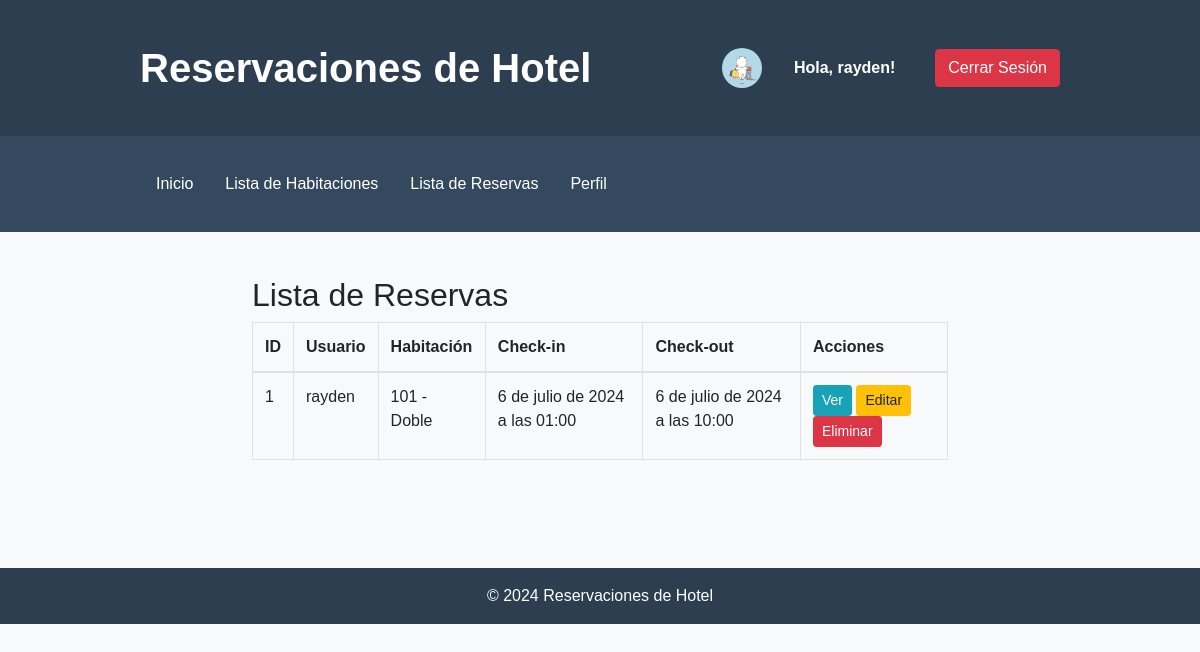
The app's page /reservations/ (signed in), older data.
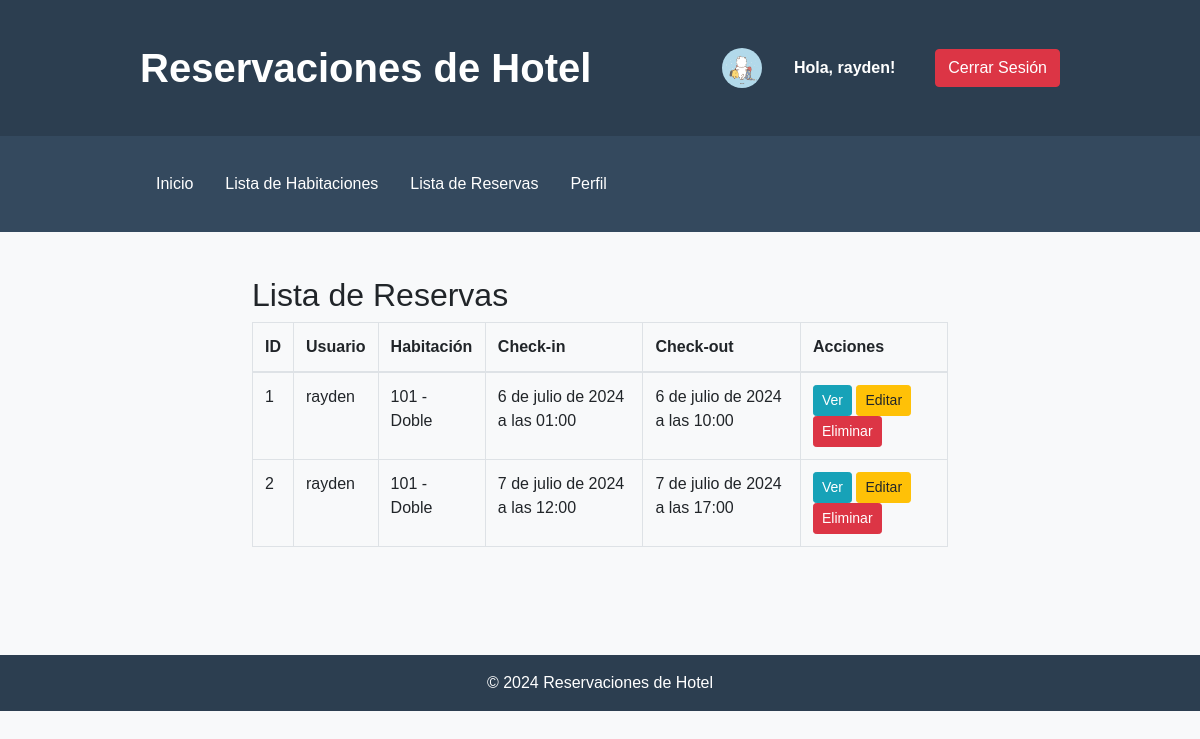
The same page, newer data.
### reservaciones/models.py (models this page shows, shortened)
class Reservation(models.Model):
    user = models.ForeignKey(User, on_delete=models.CASCADE)
    room = models.ForeignKey(Room, on_delete=models.CASCADE)
    check_in = models.DateTimeField()  # Eliminar auto_now_add=True para hacerlo editable
    check_out = models.DateTimeField()

class Room(models.Model):
    room_number = models.CharField(max_length=10)
    room_type = models.CharField(max_length=50)
    description = models.TextField()
    price_per_night = models.DecimalField(max_digits=10, decimal_places=2)
    is_available = models.BooleanField(default=True)

### reservaciones/views.py (the view)
# urls.py: path('reservations/', ReservationListView.as_view(), name='list_reservations'),
class ReservationListView(LoginRequiredMixin, ListView):
    model = Reservation
    template_name = 'reservas/list_reservations.html'
    context_object_name = 'reservations'

### reservaciones/templates/reservas/list_reservations.html
{% extends 'index.html' %} {% block title %}Lista de Reservas{% endblock %} {% block content %}
<div class="container">
    <h2>Lista de Reservas</h2>
    <div class="table-responsive">
        <table class="table table-bordered">
            <thead>
                <tr>
                    <th>ID</th>
                    <th>Usuario</th>
                    <th>Habitación</th>
                    <th>Check-in</th>
                    <th>Check-out</th>
                    <th>Acciones</th>
                </tr>
            </thead>
            <tbody>
                {% for reservation in reservations %}
                <tr>
                    <td>{{ reservation.id }}</td>
                    <td>{{ reservation.user.username }}</td>
                    <td>{{ reservation.room.room_number }} - {{ reservation.room.room_type }}</td>
                    <td>{{ reservation.check_in }}</td>
                    <td>{{ reservation.check_out }}</td>
                    <td>
                        <a href="#" class="btn btn-info btn-sm">Ver</a>
                        <a href="#" class="btn btn-warning btn-sm">Editar</a>
                        <a href="#" class="btn btn-danger btn-sm">Eliminar</a>
                    </td>
                </tr>
                {% endfor %}
            </tbody>
        </table>
    </div>
</div>
{% endblock %}

Row changes from the older to the newer data that the page shows:
added Reservation: id "2", user.username "rayden", room.room_number "101", room.room_type "Doble", check_in "7 de julio de 2024 a las 12:00", check_out "7 de julio de 2024 a las 17:00"
